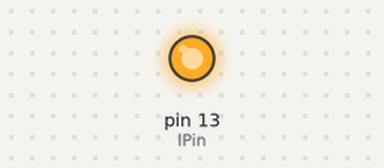
A sketch run on a simulated Arduino Uno, built with avr-gcc and run on an emulated ATmega328P. Shown: output pins drawn as LEDs (lit = HIGH).

Above: at 0.4 s.
At 4.85 s:
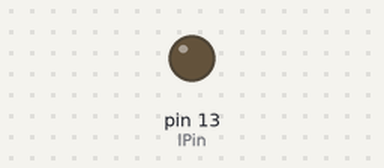
Timing chart, 0 to 5.8 s (numbered marks = the images above):
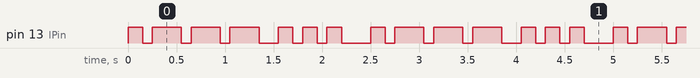

Measured:
- by itself, pin 13 (lPin): repeats every 2.5 s: 3 × (LOW 0.10 s, HIGH 0.30 s), LOW 0.20 s, 2 × (HIGH 0.15 s, LOW 0.10 s), HIGH 0.15 s, LOW 0.30 s, HIGH 0.15 s
- by itself, everything shown: repeats every 2.5 s, in 14 steps

The sketch:

sketch_nov26a.ino
```cpp
int lPin = 13;
void setup() {
  // put your setup code here, to run once:
  pinMode(lPin,OUTPUT);
}

void loop() {
  // put your main code here, to run repeatedly:
  for(int y=0;y<3;y++)
  {
    digitalWrite(lPin,HIGH);
    delay(150);
    digitalWrite(lPin,LOW);
    delay(100);
    for(int x=0;x<3;x++)
    {
    digitalWrite(lPin,HIGH);
    delay(300);
    digitalWrite(lPin,LOW);
    delay(100);
    }
    delay(100);
    for(int y=0;y<3;y++)
    {
    digitalWrite(lPin,HIGH);
    delay(150);
    digitalWrite(lPin,LOW);
    delay(100);
    }
    delay(200);
  }
}
```
